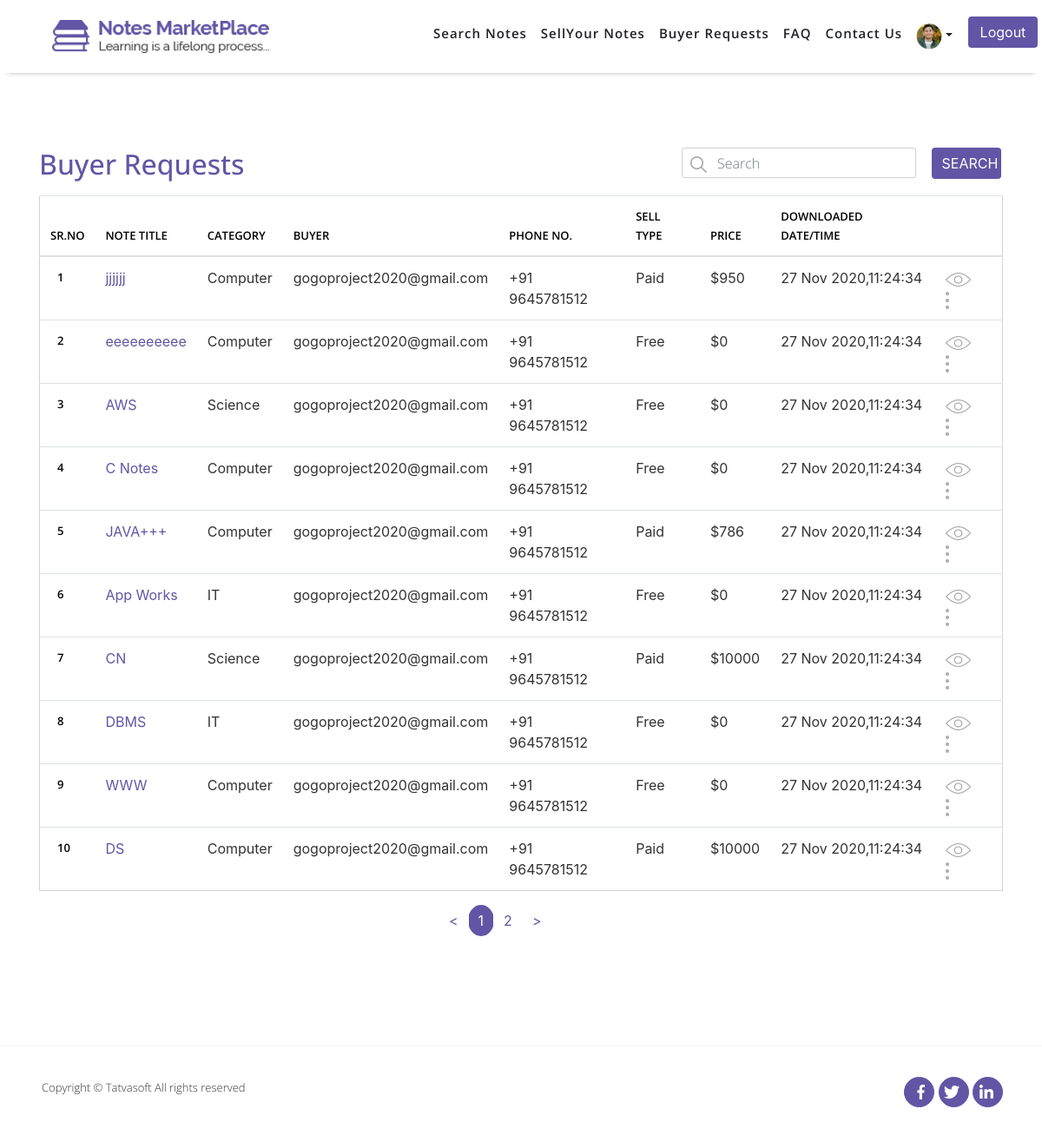
Screenshot of /PHP_ASSIGNMENT_1/NOTESMARKETPLACE/Front/Buyer_Requests.php with the database file from the repository.
### tables this page shows
CREATE TABLE `sellernotes` (
  `ID` int(11) NOT NULL COMMENT 'PRIMARY KEY',
  `SellerID` int(11) NOT NULL COMMENT 'FOREIGN KEY relationship with Users Table.',
  `Status` int(11) NOT NULL COMMENT 'FOREIGN KEY relationship with Referencedata Table.',
  `ActionBy` int(11) DEFAULT NULL COMMENT 'FOREIGN KEY relationship with Users Table.',
  `AdminRemarks` varchar(10000) DEFAULT NULL COMMENT 'Admin will enter the remarks when he will reject the notes or when he will mark status removed for notes via unpublished function.',
  `PublishedDate` datetime DEFAULT current_timestamp(),
  `Title` varchar(100) NOT NULL COMMENT 'FOREIGN KEY relationship with Category Table.',
  `Category` int(11) NOT NULL,
  `DisplayPicture` varchar(500) DEFAULT NULL,
  `NoteType` int(11) DEFAULT NULL COMMENT 'FOREIGN KEY relationship with Types Table.',
  `NumberOfPages` int(11) DEFAULT NULL,
  `Description` varchar(1000) NOT NULL,
  `UniversityName` varchar(200) DEFAULT NULL,
  `Country` int(11) DEFAULT NULL COMMENT 'FOREIGN KEY relationship with Countries Table.',
  `Course` varchar(100) DEFAULT NULL,
  `CourseCode` varchar(100) DEFAULT NULL,
  `Professor` varchar(100) DEFAULT NULL,
  `IsPaid` bit(2) NOT NULL DEFAULT b'0' COMMENT 'Set false if selling mode is free and set to true if selling mode is paid.',
  `SellingPrice` decimal(10,0) DEFAULT NULL COMMENT 'if selling mode is paid - selling price can not be null.',
  `NotesPreview` varchar(10000) DEFAULT NULL COMMENT 'if selling mode is paid - note preview cannot be null.',
  `CreatedDate` datetime DEFAULT current_timestamp() COMMENT 'Date and time when system has created this record.',
  `CreatedBy` int(11) DEFAULT NULL COMMENT 'UserID who has created this record.',
  `ModifiedDate` datetime DEFAULT current_timestamp() COMMENT 'Date and time when system has updated this record.',
  `ModifiedBy` int(11) DEFAULT NULL COMMENT 'UserID who has created this record.',
  `IsActive` bit(2) NOT NULL DEFAULT b'1' COMMENT 'Required Information, Default set to true.'
);

CREATE TABLE `categories` (
  `ID` int(11) NOT NULL COMMENT 'PRIMARY KEY',
  `Name` varchar(100) NOT NULL COMMENT 'Computer Science,IT, Politics, Sports, Cricket, etc.',
  `Description` varchar(500) NOT NULL COMMENT 'Description to explain what this category means.',
  `CreatedDate` datetime DEFAULT current_timestamp() COMMENT 'date and time when system has created this record.',
  `CreatedBy` int(11) DEFAULT NULL COMMENT 'UserID who has created this record.',
  `ModifiedDate` datetime DEFAULT current_timestamp() COMMENT 'Date and ime when system has updated this record.Super Admin ID you can insert static.',
  `ModifiedBy` int(11) DEFAULT NULL COMMENT 'UserID who has updated this record.',
  `IsActive` bit(2) NOT NULL DEFAULT b'1' COMMENT 'Required Information,Default set to true.'
);

CREATE TABLE `referencedata` (
  `ID` int(11) NOT NULL COMMENT 'PRIMARY KEY',
  `Value` varchar(100) NOT NULL COMMENT 'Value to display over UI for each data item',
  `DataValue` varchar(100) NOT NULL COMMENT 'Unique identifier for dataitem per category which admin never can change.',
  `RefCategory` varchar(100) NOT NULL COMMENT 'category name i.e. NotesStatus, SellingMode, Gendet etc.',
  `CreatedDate` datetime DEFAULT current_timestamp() COMMENT 'Date and time when system has created this record. ',
  `CreatedBy` int(11) DEFAULT NULL COMMENT 'UserID who has created this record.Super Admin Id you can insert static.',
  `ModifiedDate` datetime DEFAULT current_timestamp() COMMENT 'Date and time when system has updated this record.',
  `ModifiedBy` int(11) DEFAULT NULL COMMENT 'UserID who has updated this record. Super Admin Id you can insert static.',
  `IsActive` bit(2) NOT NULL DEFAULT b'1' COMMENT 'Required Information, Default set to true.'
);

### PHP_ASSIGNMENT_1/NOTESMARKETPLACE/Front/Buyer_Requests.php (the view, shortened to what this page needs)
<?php include "Header.php"; ?>
<?php include "Config/Database-Connection.php"; ?>
    <header>
        <nav class="navbar navbar-light navbar-expand-lg  white-nav-top fixed-top">
            <div class="container">
                <a id="user-header" class="navbar-brand" href="#">
                    <img src="images/Homepage/logo.png" alt="Logo" class="img-responsive">
                </a>
                <div class="collapse navbar-collapse" id="navbarSupportedContent">
                    <ul class="navbar-nav me-auto mb-2 mb-lg-0">
                        <li class="nav-item">
                            <a class="nav-link" href="Search_Notes.html"><span>Search</span><span class="space">Notes</span></a>
                        </li>
                        <li class="nav-item">
                            <a class="nav-link" href="#">Sell<span>Your</span><span class="space">Notes</span></a>
                        </li>
                        <li class="nav-item">
                            <a class="nav-link active" href="Buyer_Requests.html"><span>Buyer</span><span class="space">Requests</span></a>
                        </li>
                        <li class="nav-item">
                            <a class="nav-link" href="FAQ.html">FAQ</a>
                        </li>
                        <li class="nav-item">
                            <a class="nav-link" href="Contact_Us.html"><span>Contact</span><span class="space">Us</span></a>
                        </li>
                        <li class="nav-item dropdown">
                            <a class="nav-link dropdown-toggle user-img dropbtn" href="#" id="navbarDropdown" role="button" data-toggle="dropdown" aria-haspopup="true" aria-expanded="false"><img src="images/Homepage/user-img.png" alt="User-Photo" class="rounded-circle img-responsive"></a>
                        </li>
                        <li class="nav-item">
                            <form class="form-inline my-2 my-lg-0">
                                <button class="btn btn-outline-success my-2 my-sm-0 btn-Blue" type="submit">Logout</button>
                            </form>
                        </li>
                    </ul>
                </div>
            </div>
        </nav>
    </header>
    <section id="buyer-requests">
        <div class="content-box-lg">
            <div class="container">
                <?php
                        if(isset($_GET['Published_Page'])){
                            $Page = $_GET['Published_Page'];
                        }else{
                            $Page = "";
                        }
                        if($Page=="" || $Page==1){
                            $Page_1=0;
                        }else{
                            $Page_1 = ($Page*10)-10;
                        }
                        $query = "SELECT * FROM sellernotes AS sn LEFT JOIN categories AS cg ON sn.Category=cg.ID WHERE sn.Status='9' ";
                        $Count_Row = mysqli_query($connection,$query);
                        $Count = mysqli_num_rows($Count_Row);
                        $CountSearch = ceil($Count/10);
                        $query = "SELECT * FROM sellernotes AS sn LEFT JOIN categories AS cg ON sn.Category=cg.ID WHERE sn.Status='9' ";
                        $query .= "LIMIT $Page_1,10";
                    ?>
                <form action="" method="get">
                <div class="row buyer-requests-row">
                    <div class="col-md-6 col-sm-6 col-6">
                        <div class="horizontal-heading">
                            <h2>Buyer Requests</h2>
                        </div>
                    </div>
                    <div class="col-md-6 col-sm-6 col-6">
                        <div class="row">
                            <div class="col-md-9 col-sm-6 col-6">
                                    <div class="form-group text-left">
                                        <input type="text" name="Search_Buyer_Request" class="fa fa-search form-control" placeholder="Search">
                                    </div>
                            </div>
                            <div class="col-md-3 col-sm-6 col-6">
                                    <button type="submit" name="Buyer_Request" class="btn btn-info btn-Blue">Search</button>
                            </div>
                        </div>
                    </div>
                </div>
                </form>
                <div class="row buyer-requests-row">
                    <div class="col-md-12 col-sm-12 col-12">
                        <div class="table-responsive">
                            <table class="table table-hover">
                                <thead>
                                    <tr>
                                        <th scope="col">SR.NO</th>
                                        <th scope="col">NOTE TITLE</th>
                                        <th scope="col">CATEGORY</th>
                                        <th scope="col">BUYER</th>
                                        <th scope="col">PHONE NO.</th>
                                        <th scope="col">SELL TYPE</th>
                                        <th scope="col">PRICE</th>
                                        <th scope="col">DOWNLOADED DATE/TIME</th>
                                        <th scope="col"></th>
                                    </tr>
                                </thead>
                                <tbody>
                                <?php
                                    $Search_all = mysqli_query($connection,$query);
                                    if(mysqli_num_rows($Search_all)==0){
                                        echo "<tr><td colspan='9' class='text-center'><h1>Data Not Found</h1></td></tr>";
                                    }else{
                                        $j=0;
                                        while($row =mysqli_fetch_assoc($Search_all)){
                                            $IsPaid = $row['IsPaid'];
                                            $Title = $row['Title'];
                                            $Category = $row['Category'];
                                            $SellingPrice = $row['SellingPrice'];
                                            if($IsPaid==1){
                                                $query = "SELECT * FROM referencedata WHERE ID=4";
                                            }else{
                                                $query = "SELECT * FROM referencedata WHERE ID=5";
                                            }
                                            $Status_select = mysqli_query($connection,$query);
                                            if($row =mysqli_fetch_assoc($Status_select)){
                                                $SellType = $row['Value'];
                                            }else{
                                                die("Query Failed" . mysqli_error($connection));
                                            }
                                            $query = "SELECT * FROM categories WHERE ID=$Category";
                                            $Category_select = mysqli_query($connection,$query);
                                            if($row =mysqli_fetch_assoc($Category_select)){
                                                $Category = $row['Name'];
                                            }else{
                                                die("Query Failed" . mysqli_error($connection));
                                            }
                                            $query = "SELECT * FROM sellernotes WHERE Title='{$Title}'";
                                            $ID_select = mysqli_query($connection,$query);
                                            if($row = mysqli_fetch_assoc($ID_select)){
                                                $ID = $row['ID'];
                                            }else{
                                                die("Query Failed" . mysqli_error($connection));
                                            }
                                            $j++;
                                            echo "<tr><th scope='row'>$j</th>
                                            <td class='member-Blue''>$Title</td>
                                            <td>$Category</td>
                                            <td>gogoproject2020@gmail.com</td>
                                            <td>+91 9645781512</td>
                                            <td>$SellType</td>
                                            <td>$$SellingPrice</td>
                                            <td>27 Nov 2020,11:24:34</td>
                                            <td>
                                                <a href='Notes_Details.php?EYE=$ID'><img src='images/tables/eye.png' alt='Eye'></a>
                                                <div class='dropdown'>
                                                    <img src='images/tables/dots.png' alt='Setting Image' class='dropbtn'>
                                                    <div class='dropdown-content'>
                                                        <a href='Buyer_Requests.php?email=gandhiriya99@gmail.com'>Yes,I Received</a>
                                                    </div>
                                                </div>
                                            </td></tr>";
                                        }
                                }
                            ?>
                                </tbody>
                            </table>
                        </div>
                    </div>
                </div>
                <div class="row buyer-requests-row justify-content-center">
                    <div class="col-md-12 col-sm-12 col-12">
                        <nav aria-label="Page navigation example">
                            <ul class="pagination">
                                <li class="page-item">
                                    <a class="page-link" href="#" aria-label="Previous">
                                        <span aria-hidden="true">&lt;</span>
                                    </a>
                                </li>
                                <?php
                                    for($i=1 ; $i<=$CountSearch ; $i++){
                                        if($i == $Page || $Page=="" && $i == 1){
                                            echo "<li class='page-item active' aria-current='page'><a class='page-link' href='Buyer_Requests.php?Published_Page={$i}'>{$i}</a></li>";
                                        }else{
                                            echo "<li class='page-item' aria-current='page'><a class='page-link' href='Buyer_Requests.php?Published_Page={$i}'>{$i}</a></li>";
                                        }
                                    }
                                ?>
                                <li class="page-item">
                                    <a class="page-link" href="#" aria-label="Next">
                                        <span aria-hidden="true">&gt;</span>
                                    </a>
                                </li>
                            </ul>
                        </nav>
                    </div>
                </div>
            </div>
        </div>
    </section>
<?php include "Footer.php"; ?>

### rows the page displays
sellernotes: Title "jjjjjj", Category.Name "Computer", referencedata.Value "Paid", SellingPrice "950"
sellernotes: Title "eeeeeeeeee", Category.Name "Computer", referencedata.Value "Free", SellingPrice "0"
sellernotes: Title "AWS", Category.Name "Science", referencedata.Value "Free", SellingPrice "0"
sellernotes: Title "C Notes", Category.Name "Computer", referencedata.Value "Free", SellingPrice "0"
sellernotes: Title "JAVA+++", Category.Name "Computer", referencedata.Value "Paid", SellingPrice "786"
sellernotes: Title "App Works", Category.Name "IT", referencedata.Value "Free", SellingPrice "0"
sellernotes: Title "CN", Category.Name "Science", referencedata.Value "Paid", SellingPrice "10000"
sellernotes: Title "DBMS", Category.Name "IT", referencedata.Value "Free", SellingPrice "0"
sellernotes: Title "WWW", Category.Name "Computer", referencedata.Value "Free", SellingPrice "0"
sellernotes: Title "DS", Category.Name "Computer", referencedata.Value "Paid", SellingPrice "10000"
